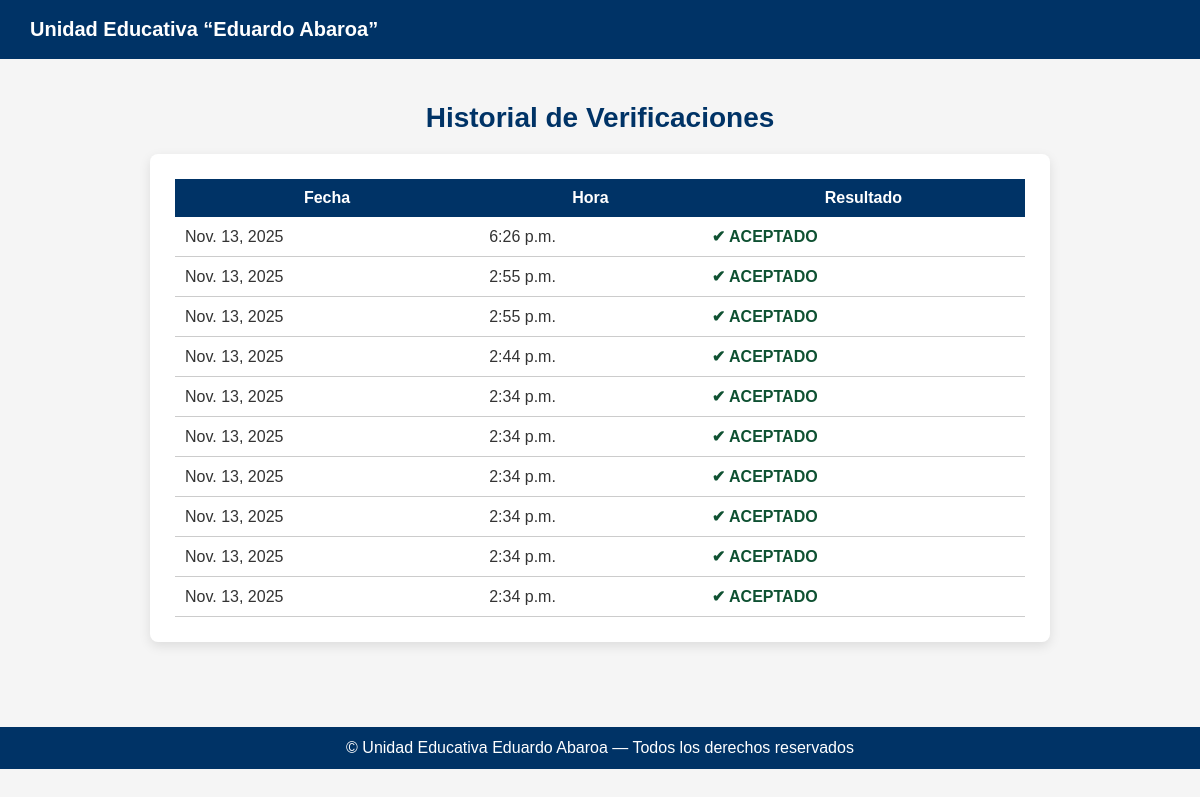
Page /historial/ (signed in) on the earlier database version.
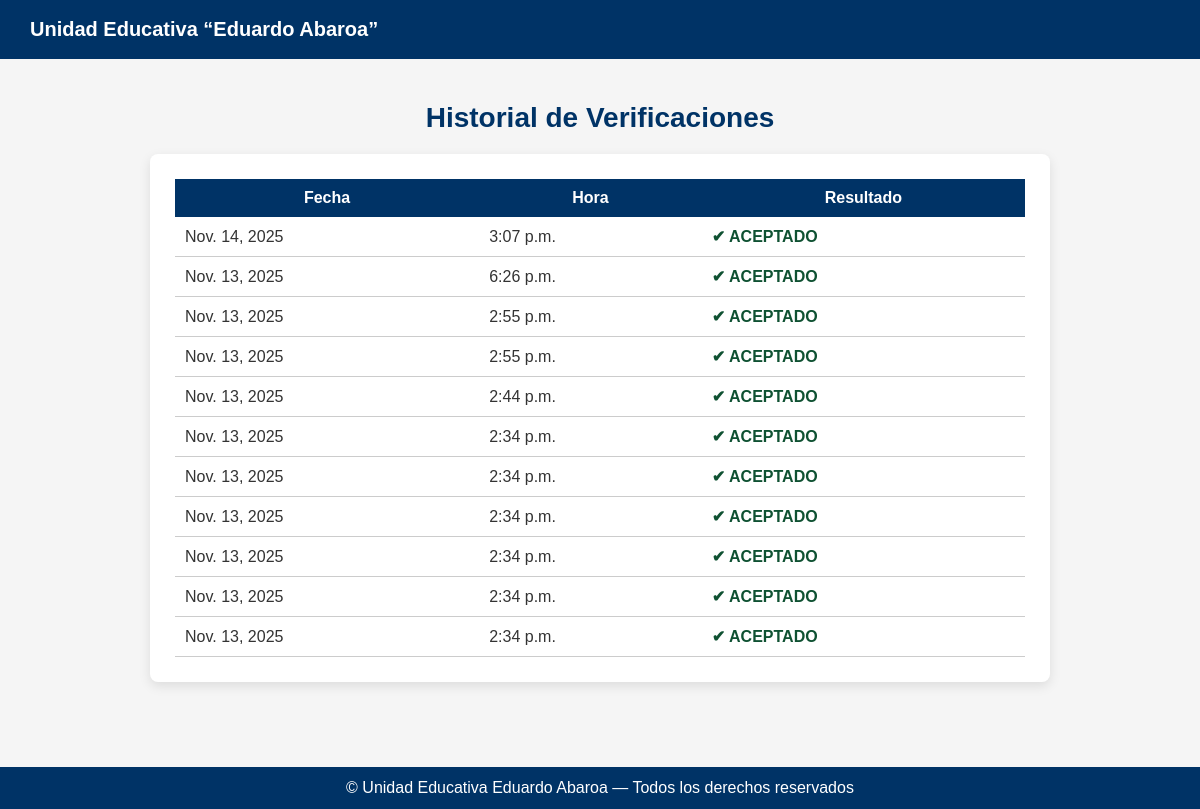
Same page on the later database version.
### core/models.py (models this page shows, shortened)
class Asistencia(models.Model):
    RESULTADOS = [
        ("aceptado", "Aceptado"),
        ("rechazado", "Rechazado"),
    ]
    usuario = models.ForeignKey(Usuario, on_delete=models.CASCADE)
    fecha = models.DateField(auto_now_add=True)
    hora = models.TimeField(auto_now_add=True)
    resultado = models.CharField(max_length=10, choices=RESULTADOS)

### core/views.py (the view)
# urls.py: path('historial/', historial_verificaciones, name='historial'),
@login_required
def historial_verificaciones(request):
    historial = Asistencia.objects.filter(usuario=request.user).order_by('-fecha', '-hora')
    return render(request, 'historial.html', {'historial': historial})

### core/templates/historial.html (shortened to what this page needs)
{% extends 'base.html' %}
{% block content %}
<h2 class="title-center">Historial de Verificaciones</h2>
<div class="card">
<table style="width:100%; border-collapse:collapse;">
    <thead>
        <tr style="background:#003366; color:white;">
            <th style="padding:10px;">Fecha</th>
            <th style="padding:10px;">Hora</th>
            <th style="padding:10px;">Resultado</th>
        </tr>
    </thead>
    <tbody>
        {% for item in historial %}
        <tr style="border-bottom:1px solid #ccc;">
            <td style="padding:10px;">{{ item.fecha }}</td>
            <td style="padding:10px;">{{ item.hora }}</td>
            <td style="padding:10px;">
                {% if item.resultado == 'aceptado' %}
                    <span style="color:#0f5132; font-weight:bold;">✔ ACEPTADO</span>
                {% else %}
                    <span style="color:#842029; font-weight:bold;">✘ RECHAZADO</span>
                {% endif %}
            </td>
        </tr>
        {% empty %}
        <tr>
            <td colspan="3" style="padding:10px; text-align:center;">
                No hay verificaciones registradas.
            </td>
        </tr>
        {% endfor %}
    </tbody>
</table>
</div>
{% endblock %}

### core/templates/base.html (shortened to what this page needs)
    <!DOCTYPE html>
<html lang="es">
<head>
    {% load static %}
    <link rel="stylesheet" href="{% static 'core/style.css' %}">
</head>
<body>
<header class="header">
    Unidad Educativa “Eduardo Abaroa”
</header>
<div class="container">
    {% block content %}{% endblock %}
</div>
<footer class="footer">
    © {{ now|date:"Y" }} Unidad Educativa Eduardo Abaroa — Todos los derechos reservados
</footer>
</body>
</html>

### core/static/core/style.css (style rules this page uses)
body { margin: 0; background: #f5f5f5; font-family: Arial, sans-serif; color: #333; }
.header { background: #003366; color: white; padding: 18px 30px; font-size: 20px; font-weight: bold; }
.container { width: 90%; max-width: 900px; margin: auto; padding: 20px 0; }
.title-center { text-align: center; color: #003366; font-size: 28px; margin-bottom: 20px; }
.card { background: white; padding: 25px; border-radius: 8px; box-shadow: 0 4px 12px rgba(0,0,0,0.1); margin-bottom: 25px; }
.footer { background: #003366; color: white; text-align: center; padding: 12px; margin-top: 40px; }

Differences in the rows shown:
added Asistencia: fecha "Nov. 14, 2025", hora "3:07 p.m.", resultado "✔ ACEPTADO"
